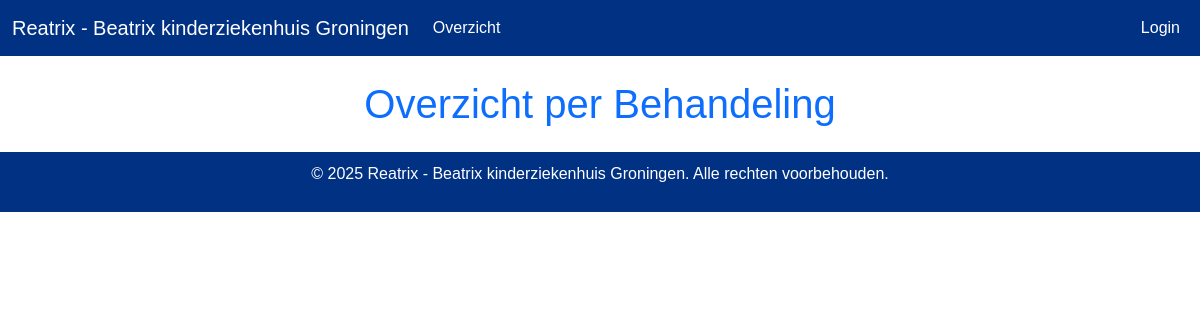
/Behandeling/overzicht, run on an earlier commit of the app's database.
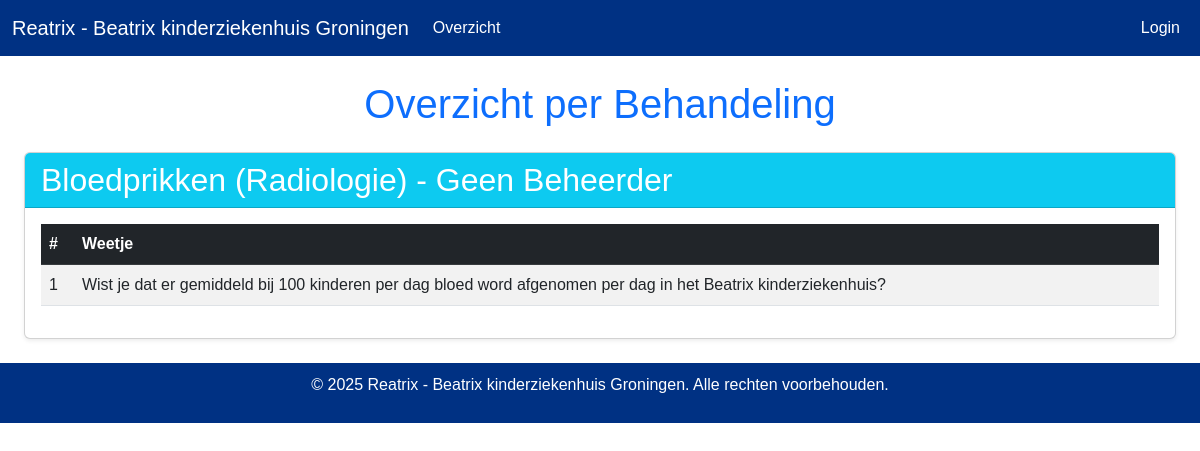
And on a later commit of the database.
### models.py (models this page shows)
class Behandeling(db.Model):
    id = db.Column(db.Integer, primary_key=True)
    behandelingnaam = db.Column(db.String(50), nullable=False)
    Categorie = db.Column(db.String(10), nullable=False)
    Beheerder_id = db.Column(db.Integer, db.ForeignKey('beheerder.id'), nullable=False)
    Weetje = db.relationship('Weetje', backref='Behandeling', lazy=True)

class Weetje(db.Model):
    id = db.Column(db.Integer, primary_key=True)
    Weetje = db.Column(db.String(50), nullable=False)
    gender = db.Column(db.String(10), nullable=False)
    Behandeling_id = db.Column(db.Integer, db.ForeignKey('behandeling.id'), nullable=False)

### routes/Behandeling/routes.py (the view)
@Behandeling_bp.route('/overzicht')
def overzicht():
    Behandelingen = Behandeling.query.options(
        db.joinedload(Behandeling.Weetje),
        db.joinedload(Behandeling.Beheerder)
    ).order_by(Behandeling.behandelingnaam).all()
    return render_template('overzicht.html', Behandelingen=Behandelingen, enumerate=enumerate)

### templates/overzicht.html
{% extends 'base.html' %}
{% block content %}
<div class="container">
    <h1 class="my-4 text-center text-primary">Overzicht per Behandeling</h1>
    {% for Behandeling in Behandelingen %}
    <div class="card mb-4 shadow-sm">
        <div class="card-header bg-info text-white">
            <h2 class="mb-0">
                {{ Behandeling.behandelingnaam }} ({{ Behandeling.Categorie }})
                {% if Behandeling.Beheerder %}
                    - Beheerder: {{ Behandeling.Beheerder.naam }}
                {% else %}
                    - Geen Beheerder
                {% endif %}
            </h2>
        </div>
        <div class="card-body">
            {% if Behandeling.Weetje %}
            <table class="table table-striped">
                <thead class="table-dark">
                <tr>
                    <th>#</th>
                    <th>Weetje</th>
                </tr>
                </thead>
                <tbody>
                {% for idx, Weetje in enumerate(Behandeling.Weetje|sort(attribute='Weetje'), start=1) %}
                <tr>
                    <td>{{ idx }}</td>
                    <td>{{ Weetje.Weetje }}</td>
                </tr>
                {% endfor %}
                </tbody>
            </table>
            {% else %}
            <p class="text-muted">Geen Weetjes gekoppeld aan deze Behandeling.</p>
            {% endif %}
        </div>
    </div>
    {% endfor %}
</div>
{% endblock %}

### templates/base.html (shortened to what this page needs)
<!DOCTYPE html>
<html lang="en">
<head>
  <link rel="stylesheet" href="https://cdn.jsdelivr.net/npm/bootstrap@5.3.0/dist/css/bootstrap.min.css">
</head>
<body>
<nav class="navbar navbar-expand-lg navbar-light">
  <div class="container">
    <a class="navbar-brand" href="{{ url_for('index') }}">Reatrix - Beatrix kinderziekenhuis Groningen</a>
    <div class="collapse navbar-collapse" id="navbarNav">
      <ul class="navbar-nav">
        <li class="nav-item">
          <a class="nav-link" href="{{ url_for('Behandeling.overzicht') }}">Overzicht</a>
        </li>
      </ul>
    </div>
    <div class="collapse navbar-collapse">
      <ul class="navbar-nav ms-auto">
        {% if current_user.is_authenticated %}
          {% if current_user.is_admin() %}
          <li class="nav-item">
              <a class="nav-link" href="{{ url_for('auth.register') }}">Registreer gebruiker</a>
          </li>
          {% endif %}
          <li class="nav-item">
              <a class="nav-link" href="{{ url_for('auth.user') }}">Account</a>
          </li>
          <li class="nav-item">
              <a class="nav-link" href="{{ url_for('auth.logout') }}">Uitloggen</a>
          </li>
        {% else %}
          <li class="nav-item">
              <a class="nav-link" href="{{ url_for('auth.login') }}">Login</a>
          </li>
        {% endif %}
      </ul>
    </div>
  </div>
</nav>
<div class="container mt-4">
  {% block content %}{% endblock %}
</div>
<footer>
  <p>&copy; 2025 Reatrix - Beatrix kinderziekenhuis Groningen. Alle rechten voorbehouden.</p>
</footer>
</body>
</html>

### templates/base.html (style rules this page uses)
body { font-family: Arial, sans-serif; }
.navbar { background-color: rgb(0, 49, 131); }
.navbar-brand, .nav-link { color: white !important; }
.container { max-width: 1200px; }
footer { background-color: rgb(0, 49, 131); color: white; text-align: center; padding: 10px 0; margin-top: 20px; }

What changed in the data, as far as the page shows it:
added Behandeling: behandelingnaam "Bloedprikken", Categorie "Radiologie"
added Weetje: idx "1", Weetje "Wist je dat er gemiddeld bij 100 kinderen per dag bloed word afgenomen per dag in het Beatrix kinderziekenhuis?"
